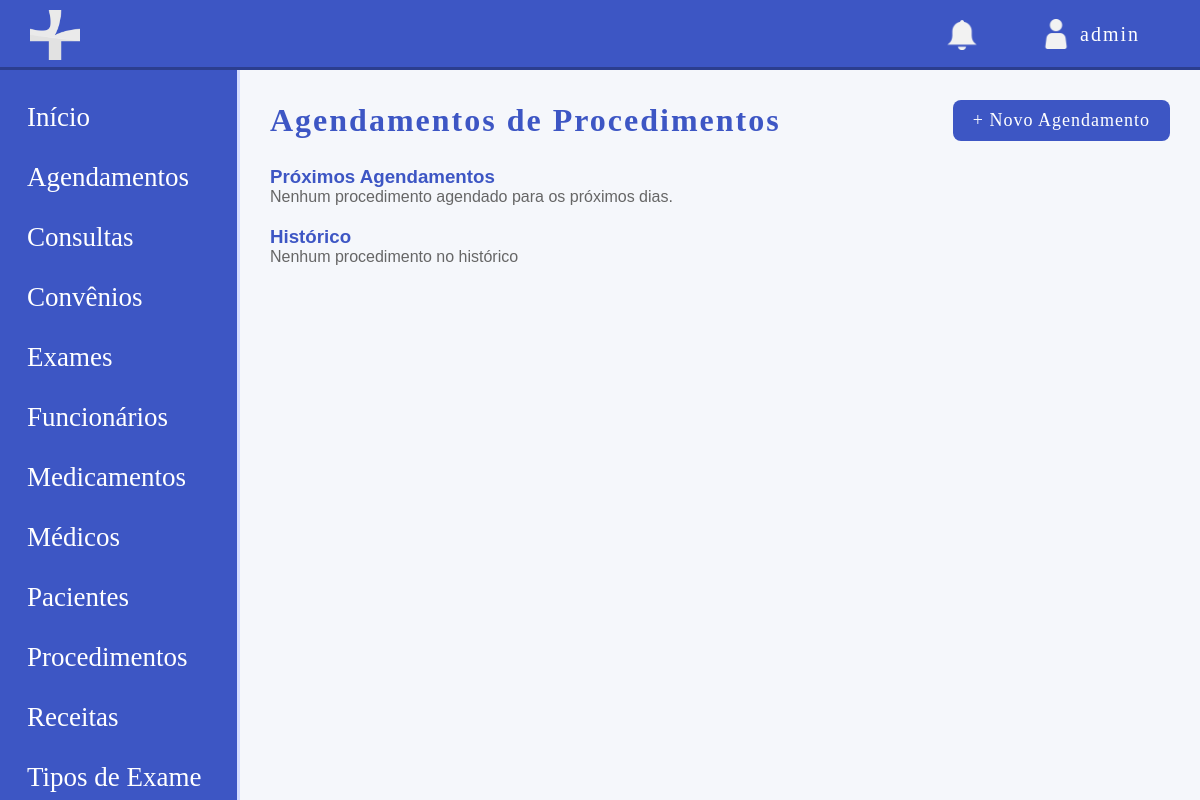
Page /modulos/agendamentos_procedimentos/listar_agenda_procedimento.php (signed in) on the earlier database version.
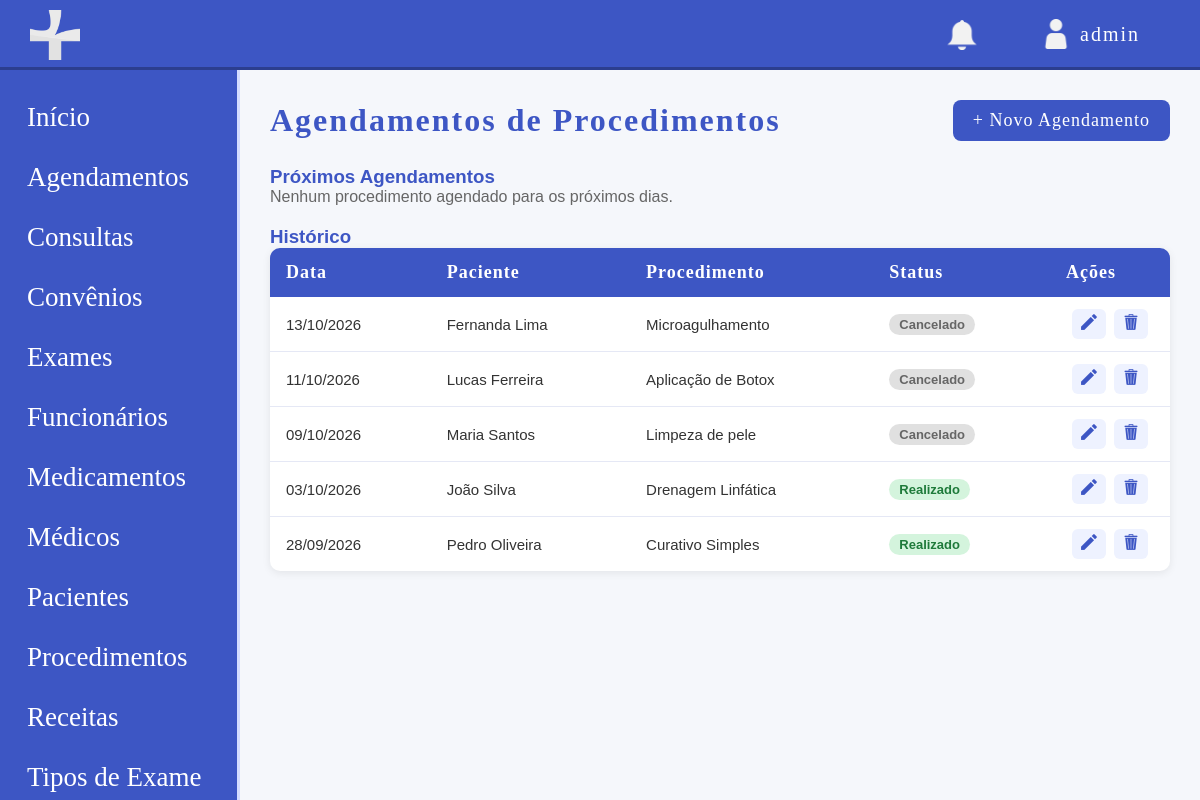
Same page on the later database version.
### tables this page shows
CREATE TABLE agendamento_procedimento (
    id INT UNSIGNED NOT NULL AUTO_INCREMENT,
    id_paciente INT UNSIGNED NOT NULL,
    id_procedimento INT UNSIGNED NOT NULL,
    id_medico INT UNSIGNED DEFAULT NULL,
    data_procedimento DATE NOT NULL,
    horario TIME NOT NULL,
    valor DECIMAL(10,2) NOT NULL,
    status ENUM('AGENDADO', 'REALIZADO', 'CANCELADO') NOT NULL,
    observacoes TEXT,
    data_registro TIMESTAMP DEFAULT CURRENT_TIMESTAMP,
    PRIMARY KEY (id),
    KEY fk_ap_paciente (id_paciente),
    KEY fk_ap_procedimento (id_procedimento),
    KEY fk_ap_medico (id_medico),
    CONSTRAINT fk_ap_paciente FOREIGN KEY (id_paciente) REFERENCES paciente (id),
    CONSTRAINT fk_ap_procedimento FOREIGN KEY (id_procedimento) REFERENCES procedimento (id),
    CONSTRAINT fk_ap_medico FOREIGN KEY (id_medico) REFERENCES medico (id)
);

CREATE TABLE paciente (
    id INT UNSIGNED NOT NULL AUTO_INCREMENT,
    id_convenio INT UNSIGNED DEFAULT NULL,
    nome VARCHAR(50) NOT NULL,
    email VARCHAR(100) NOT NULL,
    cpf CHAR(14) NOT NULL,
    rg VARCHAR(20) NOT NULL,
    data_nascimento DATE NOT NULL,
    telefone VARCHAR(20) NOT NULL,
    cep CHAR(9) NOT NULL,
    estado VARCHAR(50) NOT NULL,
    cidade VARCHAR(50) NOT NULL,
    bairro VARCHAR(50) NOT NULL,
    rua VARCHAR(200) NOT NULL,
    numero VARCHAR(15) NOT NULL,
    numero_convenio VARCHAR(30) DEFAULT NULL,
    condicoes_especiais TEXT,
    status ENUM('ATIVO', 'INATIVO') NOT NULL DEFAULT 'ATIVO',
    data_registro TIMESTAMP DEFAULT CURRENT_TIMESTAMP,
    PRIMARY KEY (id),
    UNIQUE KEY cpf (cpf),
    UNIQUE KEY rg (rg),
    KEY fk_paciente_convenio (id_convenio),
    CONSTRAINT fk_paciente_convenio FOREIGN KEY (id_convenio) REFERENCES convenio (id)
);

CREATE TABLE procedimento (
    id INT UNSIGNED NOT NULL AUTO_INCREMENT,
    nome VARCHAR(255) NOT NULL,
    descricao TEXT NOT NULL,
    valor DECIMAL(10,2) NOT NULL,
    duracao TIME DEFAULT NULL,
    ativo TINYINT(1) NOT NULL DEFAULT 1,
    data_registro TIMESTAMP DEFAULT CURRENT_TIMESTAMP,
    PRIMARY KEY (id)
);

### modulos/agendamentos_procedimentos/listar_agenda_procedimento.php (the view, shortened to what this page needs)
<?php
require '../../config/conexao.php';
$base = '/site-clinicamedica';
$hoje = date('Y-m-d');
$sql_agendados = "SELECT a.*, p.nome AS nome_paciente, pr.nome AS nome_procedimento, m.nome AS nome_medico
                  FROM agendamento_procedimento a
                  JOIN paciente p ON a.id_paciente = p.id
                  JOIN procedimento pr ON a.id_procedimento = pr.id
                  LEFT JOIN medico m ON a.id_medico = m.id
                  WHERE a.status = 'AGENDADO' AND a.data_procedimento >= ?
                  ORDER BY a.data_procedimento ASC, a.horario ASC";
$stmt_agendados = $pdo->prepare($sql_agendados);
$stmt_agendados->execute([$hoje]);
$agendados = $stmt_agendados->fetchAll();
$sql_historico = "SELECT a.*, p.nome AS nome_paciente, pr.nome AS nome_procedimento, m.nome AS nome_medico
                  FROM agendamento_procedimento a
                  JOIN paciente p ON a.id_paciente = p.id
                  JOIN procedimento pr ON a.id_procedimento = pr.id
                  LEFT JOIN medico m ON a.id_medico = m.id
                  WHERE a.status != 'AGENDADO' OR a.data_procedimento < ?
                  ORDER BY a.data_procedimento DESC, a.horario DESC
                  LIMIT 50";
$stmt_historico = $pdo->prepare($sql_historico);
$stmt_historico->execute([$hoje]);
$historico = $stmt_historico->fetchAll();
?>
<!DOCTYPE html>
<html lang="pt-br">
<head>
    <link rel="stylesheet" href="<?php echo $base; ?>/css/style.css">
</head>
<body class="dashbody">
    <?php include '../../includes/header.php'; ?>
    <div class="layout">
        <?php include '../../includes/sidebar.php'; ?>
        <main class="main">
            <div class="pagina-topo">
                <h1>Agendamentos de Procedimentos</h1>
                <a href="agendar_procedimento.php" class="btn-novo">+ Novo Agendamento</a>
            </div>
            <h3 class="form-secao">Próximos Agendamentos</h3>
            <?php if (count($agendados) === 0): ?>
                <p style="color: #666; margin-bottom: 20px;">Nenhum procedimento agendado para os próximos dias.</p>
            <?php endif; ?>
            <h3 class="form-secao">Histórico</h3>
            <?php if (count($historico) === 0): ?>
                <p style="color: #666;">Nenhum procedimento no histórico</p>
            <?php else: ?>
                <table class="tabela">
                    <thead>
                        <tr>
                            <th>Data</th>
                            <th>Paciente</th>
                            <th>Procedimento</th>
                            <th>Status</th>
                            <th style="width: 120px;">Ações</th>
                        </tr>
                    </thead>
                    <tbody>
                        <?php foreach ($historico as $a): ?>
                            <tr class="<?php echo $a['status'] === 'CANCELADO' ? 'linha-inativa' : ''; ?>">
                                <td><?php echo date('d/m/Y', strtotime($a['data_procedimento'])); ?></td>
                                <td><?php echo htmlspecialchars($a['nome_paciente']); ?></td>
                                <td><?php echo htmlspecialchars($a['nome_procedimento']); ?></td>
                                <td>
                                    <?php if ($a['status'] === 'REALIZADO'): ?>
                                        <span class="tag tag-ativo">Realizado</span>
                                    <?php else: ?>
                                        <span class="tag tag-inativo">Cancelado</span>
                                    <?php endif; ?>
                                </td>
                                <td class="acoes">
                                    <a href="remarcar_procedimento.php?id=<?php echo $a['id']; ?>" class="btn-acao" title="Editar">
                                        <img src="../../img/editar_icon.png" class="iconeacao" alt="Editar">
                                    </a>
                                    <a href="excluir_procedimento.php?id=<?php echo $a['id']; ?>" class="btn-acao btn-excluir" title="Excluir" onclick="return confirm('Tem certeza que deseja excluir?');">
                                        <img src="../../img/excluir_icon.png" class="iconeacao" alt="Excluir">
                                    </a>
                                </td>
                            </tr>
                        <?php endforeach; ?>
                    </tbody>
                </table>
            <?php endif; ?>
        </main>
    </div>
</body>
</html>

### includes/header.php (shortened to what this page needs)
<?php
$nome_usuario = $_SESSION['usuario_login'] ?? 'Visitante';
$base = '/site-clinicamedica';
?>
<header class="header">
    <div class="logo">
        <img src="<?php echo $base; ?>/img/logo2simbolo.png" class="logodashboard" alt="Logo">
    </div>
    <div class="headerright">
        <span class="notif">
            <img src="<?php echo $base; ?>/img/sinobranco.png" class="icondashboard" alt="Notificações">
        </span>
        <div class="user">
            <span class="usericon">
                <img src="<?php echo $base; ?>/img/userbranco.png" class="icondashboard" id="usericon" alt="Usuário">
            </span>
            <span class="usertxt"><?php echo htmlspecialchars($nome_usuario); ?></span>
        </div>
    </div>
</header>

### includes/sidebar.php (shortened to what this page needs)
<?php
$perfil = $_SESSION['usuario_perfil'] ?? '';
$base = '/site-clinicamedica';
function podeVer(array $perfis_permitidos, string $perfil_atual): bool {
    return in_array($perfil_atual, $perfis_permitidos, true);
}
?>
<aside class="sidebar">
    <nav>
        <a href="<?php echo $base; ?>/dashboard.php" class="menuitem">
            <span>Início</span>
        </a>
        <?php if (podeVer(['Administrador', 'Recepcionista', 'Medico', 'Financeiro', 'Paciente'], $perfil)): ?>
            <a href="<?php echo $base; ?>/modulos/agendamentos_procedimentos/listar_agenda_procedimento.php" class="menuitem">
                <span>Agendamentos</span>
            </a>
        <?php endif; ?>
        <?php if (podeVer(['Administrador', 'Recepcionista', 'Medico', 'Financeiro', 'Paciente'], $perfil)): ?>
            <a href="<?php echo $base; ?>/modulos/consultas/listar_consulta.php" class="menuitem">
                <span>Consultas</span>
            </a>
        <?php endif; ?>
        <?php if (podeVer(['Administrador', 'Recepcionista', 'Financeiro'], $perfil)): ?>
            <a href="<?php echo $base; ?>/modulos/convenios/listar_convenio.php" class="menuitem">
                <span>Convênios</span>
            </a>
        <?php endif; ?>
        <?php if (podeVer(['Administrador', 'Recepcionista', 'Medico', 'Financeiro', 'Paciente'], $perfil)): ?>
            <a href="<?php echo $base; ?>/modulos/exames/listar_exame.php" class="menuitem">
                <span>Exames</span>
            </a>
        <?php endif; ?>
        <?php if (podeVer(['Administrador', 'Financeiro'], $perfil)): ?>
            <a href="<?php echo $base; ?>/modulos/funcionarios/listar_funcionario.php" class="menuitem">
                <span>Funcionários</span>
            </a>
        <?php endif; ?>
        <?php if (podeVer(['Administrador', 'Medico'], $perfil)): ?>
            <a href="<?php echo $base; ?>/modulos/medicamentos/listar_medicamento.php" class="menuitem">
                <span>Medicamentos</span>
            </a>
        <?php endif; ?>
        <?php if (podeVer(['Administrador', 'Recepcionista', 'Financeiro'], $perfil)): ?>
            <a href="<?php echo $base; ?>/modulos/medicos/listar_medico.php" class="menuitem">
                <span>Médicos</span>
            </a>
        <?php endif; ?>
        <?php if (podeVer(['Administrador', 'Recepcionista', 'Medico'], $perfil)): ?>
            <a href="<?php echo $base; ?>/modulos/pacientes/listar_paciente.php" class="menuitem">
                <span>Pacientes</span>
            </a>
        <?php endif; ?>
        <?php if (podeVer(['Administrador', 'Recepcionista', 'Medico'], $perfil)): ?>
            <a href="<?php echo $base; ?>/modulos/procedimentos/listar_procedimento.php" class="menuitem">
                <span>Procedimentos</span>
            </a>
        <?php endif; ?>
        <?php if (podeVer(['Administrador', 'Medico', 'Paciente'], $perfil)): ?>
            <a href="<?php echo $base; ?>/modulos/receitas/listar_receita.php" class="menuitem">
                <span>Receitas</span>
            </a>
        <?php endif; ?>
        <?php if (podeVer(['Administrador', 'Medico'], $perfil)): ?>
            <a href="<?php echo $base; ?>/modulos/tipos_exames/listar_tipoexame.php" class="menuitem">
                <span>Tipos de Exame</span>
            </a>
        <?php endif; ?>
    </nav>
</aside>

### css/style.css (style rules this page uses)
* { margin: 0; padding: 0; box-sizing: border-box; }
body { font-family: Arial, sans-serif; background-color: #f5f7fb; color: #3d56c4; }
.header { height: 70px; background-color: #3d56c4; display: flex; align-items: center; justify-content: space-between; padding: 0 30px; border-bottom: 3px solid #2c3e8f; position: fixed; top: 0; left: 0; right: 0; z-index: 1000; }
.logodashboard { width: 50px; margin-top: 7px; }
.icondashboard { width: 30px; margin-top: 7px; margin-right: 30px; }
#usericon { margin-top: 0; margin-left: 40px; }
.user { margin-right: 30px; }
.usertxt { font-family: 'Coolvetica'; letter-spacing: 2px; font-size: 20px; margin-top: 2px; }
.headerright { display: flex; align-items: center; gap: 25px; color: white; }
.notif { font-size: 20px; cursor: pointer; color: white; }
.user { display: flex; align-items: center; gap: 10px; font-weight: 500; color: white; }
.usericon { width: 38px; height: 38px; border-radius: 50%; display: flex; align-items: center; justify-content: center; color: white; }
.layout { display: flex; }
.sidebar { width: 240px; height: calc(100vh - 70px); background-color: #3d56c4; position: fixed; top: 70px; left: 0; border-right: 3px solid #d4dcff; display: flex; flex-direction: column; justify-content: space-between; padding: 20px 12px; overflow-y: auto; gap: 50px; }
.sidebar nav { display: flex; flex-direction: column; gap: 5px; }
.menuitem { display: flex; gap: 12px; padding: 12px 15px; border-radius: 8px; text-decoration: none; color: white; font-family: "Coolvetica"; font-size: 27px; transition: 0.2s; }
.main { margin-left: 240px; padding: 100px 30px 30px; width: calc(100% - 240px); min-height: 100vh; }
.pagina-topo { display: flex; justify-content: space-between; align-items: center; margin-bottom: 25px; }
.pagina-topo h1 { font-family: 'Coolvetica'; font-size: 32px; color: #3d56c4; letter-spacing: 2px; }
.btn-novo { background-color: #3d56c4; color: white; text-decoration: none; padding: 10px 20px; border-radius: 8px; font-family: 'Coolvetica'; font-size: 18px; letter-spacing: 1px; transition: 0.2s; }
.tabela { width: 100%; border-collapse: collapse; background-color: white; border-radius: 10px; overflow: hidden; box-shadow: 0 2px 8px rgba(0,0,0,0.08); }
.tabela thead { background-color: #3d56c4; }
.tabela th { color: white; font-family: 'Coolvetica'; font-size: 18px; letter-spacing: 1px; padding: 14px 16px; text-align: left; }
.tabela td { padding: 12px 16px; border-bottom: 1px solid #e5e8f5; color: #333; font-size: 15px; }
.tabela tbody tr:last-child td { border-bottom: none; }
.tag { display: inline-block; padding: 3px 10px; border-radius: 12px; font-size: 13px; font-weight: 600; }
.tag-ativo { background-color: #d4f4dd; color: #1e7a3a; }
.tag-inativo { background-color: #e0e0e0; color: #666; }
.acoes { text-align: center; white-space: nowrap; }
.btn-acao { display: inline-block; padding: 5px 9px; margin: 0 2px; border-radius: 6px; text-decoration: none; font-size: 16px; background-color: #eef2ff; transition: 0.2s; }
.iconeacao { width: 16px; height: 16px; }

Differences in the rows shown:
added agendamento_procedimento: data_procedimento "13/10/2026", id_paciente.nome "Fernanda Lima", id_procedimento.nome "Microagulhamento", status "Cancelado"
added agendamento_procedimento: data_procedimento "11/10/2026", id_paciente.nome "Lucas Ferreira", id_procedimento.nome "Aplicação de Botox", status "Cancelado"
added agendamento_procedimento: data_procedimento "09/10/2026", id_paciente.nome "Maria Santos", id_procedimento.nome "Limpeza de pele", status "Cancelado"
added agendamento_procedimento: data_procedimento "03/10/2026", id_paciente.nome "João Silva", id_procedimento.nome "Drenagem Linfática", status "Realizado"
added agendamento_procedimento: data_procedimento "28/09/2026", id_paciente.nome "Pedro Oliveira", id_procedimento.nome "Curativo Simples", status "Realizado"
Other differences:
text no longer shown: "Nenhum procedimento no histórico"
text now shown: "Data Paciente Procedimento Status Ações"
